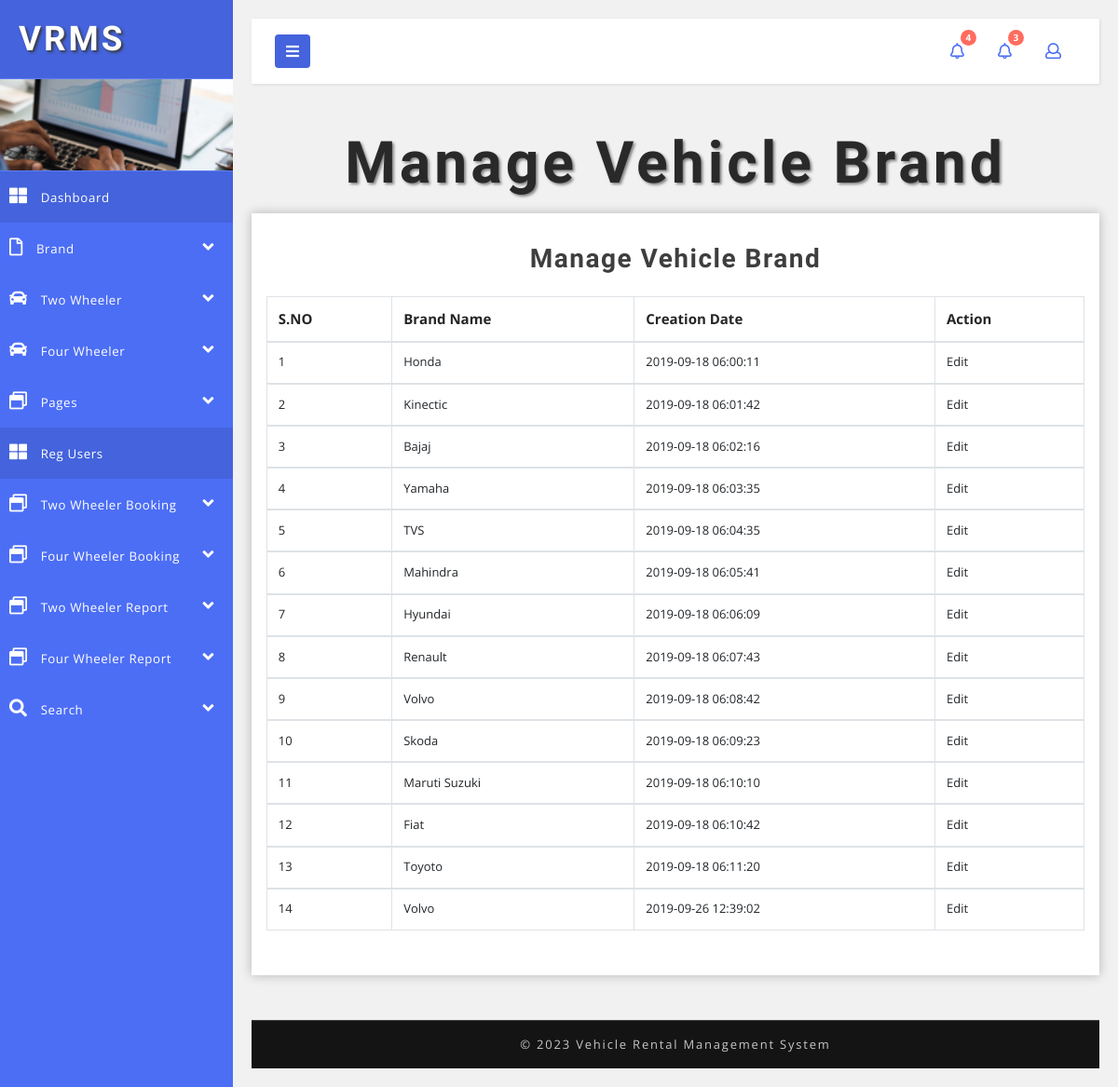
Screenshot of /admin/manage-brand.php (signed in) with the database file from the repository.
### tables this page shows
CREATE TABLE IF NOT EXISTS `tblbrand` (
  `ID` int(10) NOT NULL AUTO_INCREMENT,
  `BrandName` varchar(200) DEFAULT NULL,
  `BrandLogo` varchar(200) DEFAULT NULL,
  `CreationDate` timestamp NULL DEFAULT current_timestamp(),
  PRIMARY KEY (`ID`),
  KEY `BrandName` (`BrandName`)
);

### admin/manage-brand.php (the view, shortened to what this page needs)
<?php
if (strlen($_SESSION['vrmsaid']==0)) {
  header('location:logout.php');
  } else{
?>
<!DOCTYPE html>
<html lang="en">
<head>
    <link href="css/bootstrap.css" rel="stylesheet" type="text/css" media="all" />
    <link href="css/style.css" rel="stylesheet" type="text/css" media="all" />
    <link rel="stylesheet" href="css/style4.css">
    <link href="css/fontawesome-all.css" rel="stylesheet">
</head>
<body>
    <div class="wrapper">
   <?php include_once('includes/sidebar.php');?>
        <div id="content">
       <?php include_once('includes/header.php');?>
            <h2 class="main-title-w3layouts mb-2 text-center">Manage Vehicle Brand</h2>
            <section class="tables-section">
                <div class="outer-w3-agile mt-3">
                    <h4 class="tittle-w3-agileits mb-4">Manage Vehicle Brand</h4>
                    <div class="container-fluid">
                        <div class="row">
                            <table class="table table-bordered">
                                <thead>
                                    <tr>
                                        <th scope="col">S.NO</th>
                                        <th scope="col">Brand Name</th>
                                        <th>Creation Date</th>
                                        <th scope="col">Action</th>
                                    </tr>
                                </thead>
                                <?php
$ret=mysqli_query($con,"select * from  tblbrand");
$cnt=1;
while ($row=mysqli_fetch_array($ret)) {
?>
                                <tbody>
                                    <tr data-expanded="true">
            <td><?php echo $cnt;?></td>
                  <td><?php  echo $row['BrandName'];?></td>
                  <td><?php  echo $row['CreationDate'];?></td>
                  <td><a href="edit-brand.php?editid=<?php echo $row['ID'];?>">Edit</a>
                </tr>
                <?php
$cnt=$cnt+1;
}?>
                                </tbody>
                            </table>
                        </div>
                    </div>
                </div>
            </section>
           <?php include_once('includes/footer.php');?>
        </div>
    </div>
</body>
</html>
<?php }  ?>

### admin/css/style.css (style rules this page uses)
html, body { margin: 0; font-size: 100%; font-family: 'Open Sans', sans-serif; background: #fff; }
h1, h2, h3, h4, h5, h6 { margin: 0; font-family: 'Poiret One', cursive; font-weight: 700; }
.outer-w3-agile { padding: 2em 1em; -webkit-box-shadow: 0px 0px 11px 0px rgba(0, 0, 0, 0.25); -moz-box-shadow: 0px 0px 11px 0px rgba(0, 0, 0, 0.25); box-shadow: 0px 0px 11px 0px rgba(0, 0, 0, 0.25); background: #fff; }
h2.main-title-w3layouts { font-size: 3.9em; letter-spacing: 4px; color: #292929; text-shadow: 2px 2px 3px #838386; text-transform: capitalize; }
h4.tittle-w3-agileits { font-size: 2em; letter-spacing: 1.5px; font-weight: 600; color: #3e3e3e; text-align: center; }
.table th, .table td { padding: 0.74rem; vertical-align: top; border-top: 1px solid #dee2e6; font-size: 13px; }
.table th { color: #252525; font-size: 15px; }
@media (max-width:1280px) { h4.tittle-w3-agileits { font-size: 1.75em; } }

### admin/css/style4.css (style rules this page uses)
body { font-family: 'Open Sans', sans-serif; background: #f1f1f1; }
.wrapper { display: flex; align-items: stretch; }
#content { padding: 20px; min-height: 100vh; transition: all 0.3s; overflow: hidden; width: 100%; }

### rows the page displays
tblbrand: BrandName "Honda", CreationDate "2019-09-18 06:00:11"
tblbrand: BrandName "Kinectic", CreationDate "2019-09-18 06:01:42"
tblbrand: BrandName "Bajaj", CreationDate "2019-09-18 06:02:16"
tblbrand: BrandName "Yamaha", CreationDate "2019-09-18 06:03:35"
tblbrand: BrandName "TVS", CreationDate "2019-09-18 06:04:35"
tblbrand: BrandName "Mahindra", CreationDate "2019-09-18 06:05:41"
tblbrand: BrandName "Hyundai", CreationDate "2019-09-18 06:06:09"
tblbrand: BrandName "Renault", CreationDate "2019-09-18 06:07:43"
tblbrand: BrandName "Volvo", CreationDate "2019-09-18 06:08:42"
tblbrand: BrandName "Skoda", CreationDate "2019-09-18 06:09:23"
tblbrand: BrandName "Maruti Suzuki", CreationDate "2019-09-18 06:10:10"
tblbrand: BrandName "Fiat", CreationDate "2019-09-18 06:10:42"
tblbrand: BrandName "Toyoto", CreationDate "2019-09-18 06:11:20"
tblbrand: BrandName "Volvo", CreationDate "2019-09-26 12:39:02"

### other values shown
$num "4"
$num "3"
